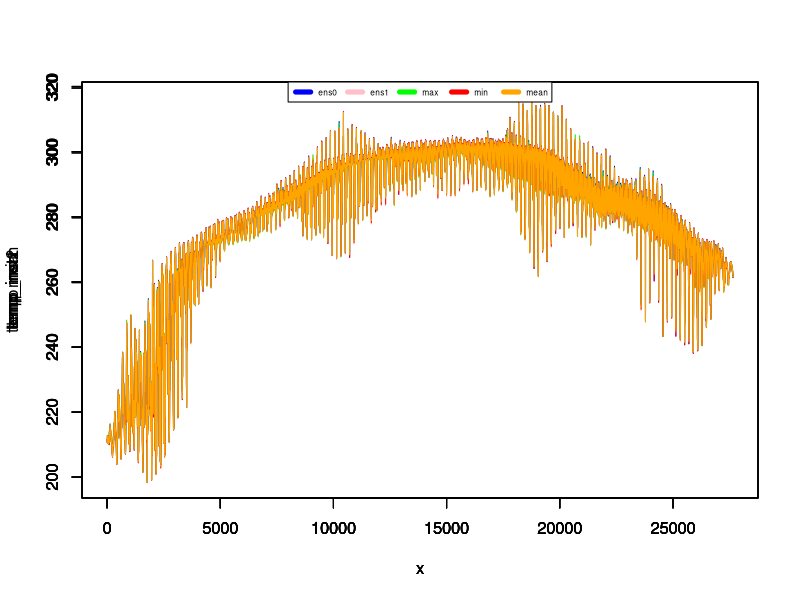
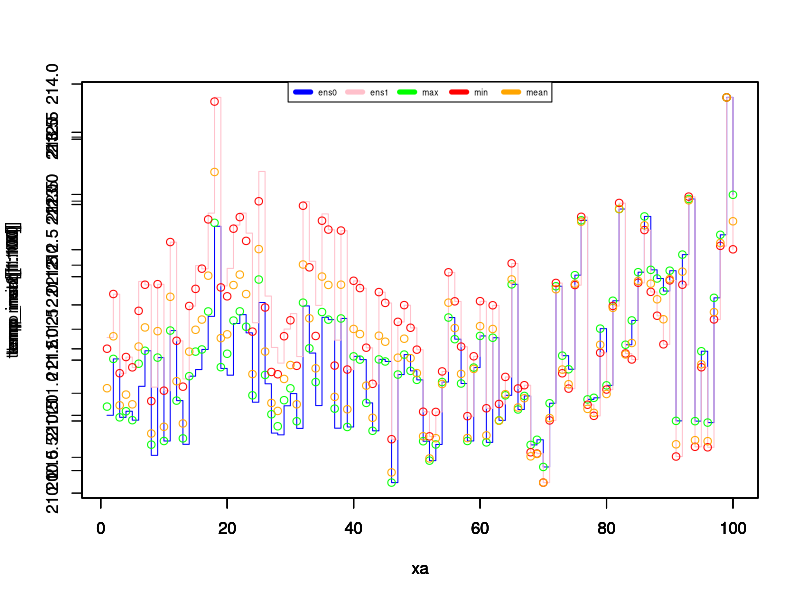
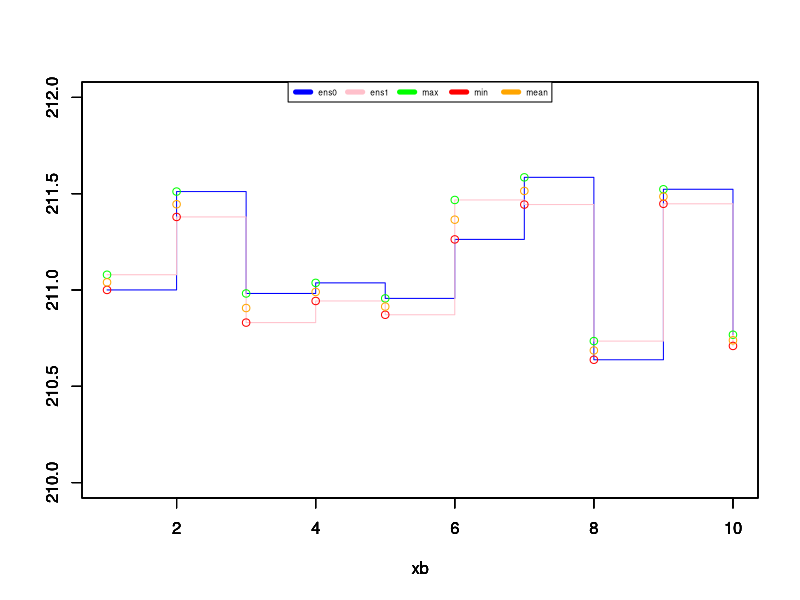
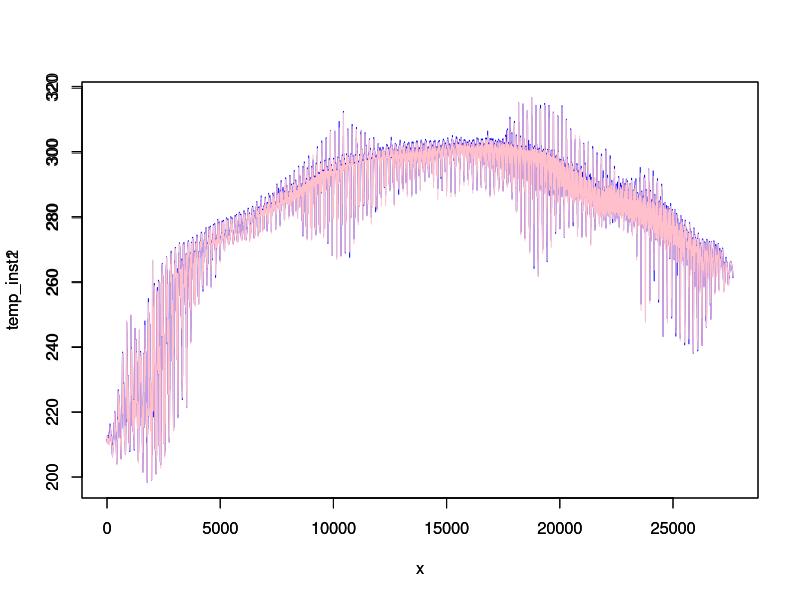
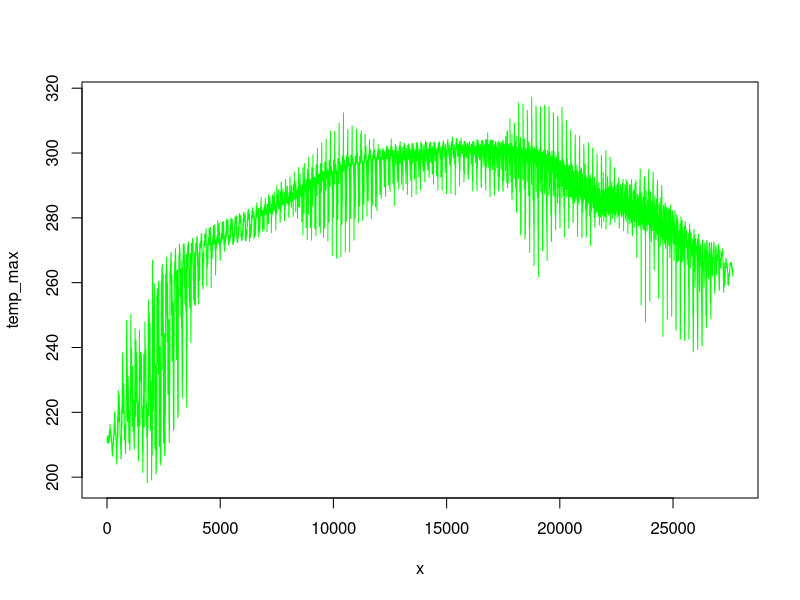
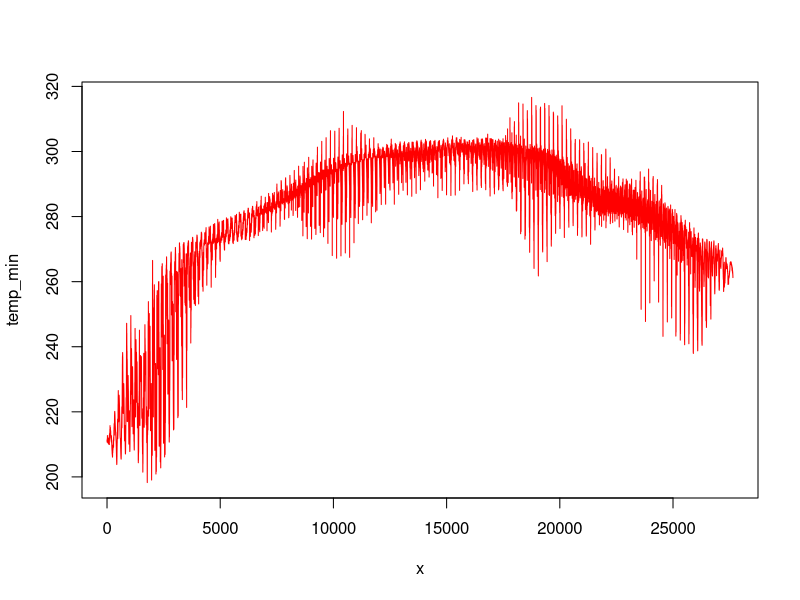
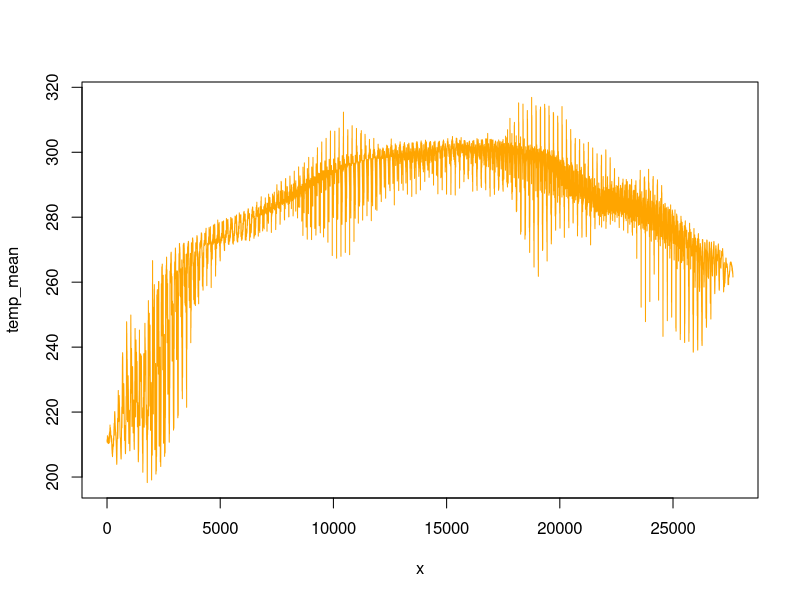

Generate these figures, in order, with R:
#!/usr/bin/env Rscript

# ########################################################

pdf("temp.pdf") # either save all files in one pdf or the files in specific pdfs; find an option to automatise the choice

# temp_inst = read.csv("temp-inst.csv")
# temp_max = read.csv("temp-max.csv")
# temp_min = read.csv("temp-min.csv")
# temp_mean = read.csv("temp-mean.csv")

# data = read.table("test.csv", header=FALSE, sep = ',')
temp_inst1 = read.table("inst12.txt", header=FALSE, sep = ',')
temp_inst2 = read.table("inst22.txt", header=FALSE, sep = ',')
temp_max = read.table("max2.txt", header=FALSE, sep = ',')
temp_min = read.table("min2.txt", header=FALSE, sep = ',')
temp_mean = read.table("mean2.txt", header=FALSE, sep = ',')
temp_stdev = read.table("stdev2.txt", header=FALSE, sep = ',')

x1=length(temp_inst1)
x2=length(temp_inst2)
x3=length(temp_max)
x4=length(temp_min)
x5=length(temp_mean)
x6=length(temp_stdev)

print(x1)
print(x2)
print(x3)
print(x4)
print(x5)
print(x6)

x = seq(1, x1, 1)


plot(x,temp_inst1,type="l",col="blue") 
par(new = TRUE)
plot(x,temp_inst2,type="l",col="pink") 
par(new = TRUE)
plot(x,temp_max,type="l",col="green",) 
par(new = TRUE)
plot(x,temp_min,type="l",col="red") 
par(new = TRUE)
plot(x,temp_mean,type="l",col="orange") 
par(new = TRUE)
#lines(x,temp_stdev,col="pink")
plot_colors <- c("blue","pink","green","red","orange") 
par(new = TRUE)
legend(x = "top",inset = 0,
        legend = c("ens0", "ens1","max", "min","mean"), 
        col=plot_colors, lwd=5, cex=.5, horiz = TRUE)


xa = seq(1, 100, 1)


plot(xa,temp_inst1[1:100],type="s",col="blue")
par(new = TRUE)
plot(xa,temp_inst2[1:100],type="s",col="pink")
par(new = TRUE)
plot(xa,temp_max[1:100],type="p",col="green",)
par(new = TRUE)
plot(xa,temp_min[1:100],type="p",col="red")
par(new = TRUE)
plot(xa,temp_mean[1:100],type="p",col="orange")
par(new = TRUE)
#lines(x,temp_stdev,col="pink")
plot_colors <- c("blue","pink","green","red","orange")
par(new = TRUE)
legend(x = "top",inset = 0,
        legend = c("ens0", "ens1","max", "min","mean"),
        col=plot_colors, lwd=5, cex=.5, horiz = TRUE)


xb = seq(1, 10, 1)


plot(xb,temp_inst1[1:10],type="s",col="blue",ylim = c(210, 212),ylab="")
par(new = TRUE)
plot(xb,temp_inst2[1:10],type="s",col="pink",ylim = c(210, 212),ylab="")
par(new = TRUE)
plot(xb,temp_max[1:10],type="p",col="green",ylim = c(210, 212),ylab="")
par(new = TRUE)
plot(xb,temp_min[1:10],type="p",col="red",ylim = c(210, 212),ylab="")
par(new = TRUE)
plot(xb,temp_mean[1:10],type="p",col="orange",ylim = c(210, 212),ylab="")
par(new = TRUE)
#lines(x,temp_stdev,col="pink")
plot_colors <- c("blue","pink","green","red","orange")
par(new = TRUE)
legend(x = "top",inset = 0,
        legend = c("ens0", "ens1","max", "min","mean"),
        col=plot_colors, lwd=5, cex=.5, horiz = TRUE)

#print(temp_inst1[1:10])
#print(temp_inst2[1:10])
#print(temp_max[1:10])
#print(temp_min[1:10])
#print(temp_mean[1:10])


plot(x,temp_inst1,type="l",col="blue")
par(new = TRUE)
plot(x,temp_inst2,type="l",col="pink")

plot(x,temp_max,type="l",col="green")

plot(x,temp_min,type="l",col="red")

plot(x,temp_mean,type="l",col="orange")

#plot(x,temp_stdev,col="pink")

#dev.off()
print("Graphics constructed with success!")
